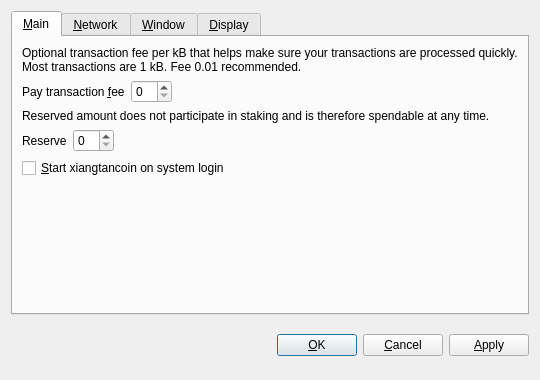
<?xml version="1.0" encoding="UTF-8"?>
<ui version="4.0">
 <class>OptionsDialog</class>
 <widget class="QDialog" name="OptionsDialog">
  <property name="geometry">
   <rect>
    <x>0</x>
    <y>0</y>
    <width>540</width>
    <height>380</height>
   </rect>
  </property>
  <property name="windowTitle">
   <string>Options</string>
  </property>
  <property name="modal">
   <bool>true</bool>
  </property>
  <layout class="QVBoxLayout" name="verticalLayout">
   <item>
    <widget class="QTabWidget" name="tabWidget">
     <property name="tabPosition">
      <enum>QTabWidget::North</enum>
     </property>
     <property name="currentIndex">
      <number>0</number>
     </property>
     <widget class="QWidget" name="tabMain">
      <attribute name="title">
       <string>&amp;Main</string>
      </attribute>
      <layout class="QVBoxLayout" name="verticalLayout_Main">
       <item>
        <widget class="QLabel" name="transactionFeeInfoLabel">
         <property name="text">
          <string>Optional transaction fee per kB that helps make sure your transactions are processed quickly. Most transactions are 1 kB. Fee 0.01 recommended.</string>
         </property>
         <property name="textFormat">
          <enum>Qt::PlainText</enum>
         </property>
         <property name="wordWrap">
          <bool>true</bool>
         </property>
        </widget>
       </item>
       <item>
        <layout class="QHBoxLayout" name="horizontalLayoutFee">
         <item>
          <widget class="QLabel" name="transactionFeeLabel">
           <property name="text">
            <string>Pay transaction &amp;fee</string>
           </property>
           <property name="textFormat">
            <enum>Qt::PlainText</enum>
           </property>
           <property name="buddy">
            <cstring>transactionFee</cstring>
           </property>
          </widget>
         </item>
         <item>
          <widget class="BitcoinAmountField" name="transactionFee"/>
         </item>
         <item>
          <spacer name="horizontalSpacerFee">
           <property name="orientation">
            <enum>Qt::Horizontal</enum>
           </property>
           <property name="sizeHint" stdset="0">
            <size>
             <width>40</width>
             <height>20</height>
            </size>
           </property>
          </spacer>
         </item>
        </layout>
       </item>
       <item>
        <widget class="QLabel" name="reserveBalanceInfoLabel">
         <property name="text">
          <string>Reserved amount does not participate in staking and is therefore spendable at any time.</string>
         </property>
         <property name="textFormat">
          <enum>Qt::PlainText</enum>
         </property>
         <property name="wordWrap">
          <bool>true</bool>
         </property>
        </widget>
       </item>
       <item>
        <layout class="QHBoxLayout" name="horizontalLayoutReserveBalance">
         <item>
          <widget class="QLabel" name="reserveBalanceLabel">
           <property name="text">
            <string>Reserve</string>
           </property>
           <property name="textFormat">
            <enum>Qt::PlainText</enum>
           </property>
           <property name="buddy">
            <cstring>reserveBalance</cstring>
           </property>
          </widget>
         </item>
         <item>
          <widget class="BitcoinAmountField" name="reserveBalance"/>
         </item>
         <item>
          <spacer name="horizontalSpacerReserveBalance">
           <property name="orientation">
            <enum>Qt::Horizontal</enum>
           </property>
           <property name="sizeHint" stdset="0">
            <size>
             <width>40</width>
             <height>20</height>
            </size>
           </property>
          </spacer>
         </item>
        </layout>
       </item>
       <item>
        <widget class="QCheckBox" name="bitcoinAtStartup">
         <property name="toolTip">
          <string>Automatically start xiangtancoin after logging in to the system.</string>
         </property>
         <property name="text">
          <string>&amp;Start xiangtancoin on system login</string>
         </property>
        </widget>
       </item>
       <item>
        <spacer name="verticalSpacer_Main">
         <property name="orientation">
          <enum>Qt::Vertical</enum>
         </property>
         <property name="sizeHint" stdset="0">
          <size>
           <width>20</width>
           <height>40</height>
          </size>
         </property>
        </spacer>
       </item>
      </layout>
     </widget>
     <widget class="QWidget" name="tabNetwork">
      <attribute name="title">
       <string>&amp;Network</string>
      </attribute>
      <layout class="QVBoxLayout" name="verticalLayout_Network">
       <item>
        <widget class="QCheckBox" name="mapPortUpnp">
         <property name="toolTip">
          <string>Automatically open the xiangtancoin client port on the router. This only works when your router supports UPnP and it is enabled.</string>
         </property>
         <property name="text">
          <string>Map port using &amp;UPnP</string>
         </property>
        </widget>
       </item>
       <item>
        <widget class="QCheckBox" name="connectSocks">
         <property name="toolTip">
          <string>Connect to the xiangtancoin network through a SOCKS proxy (e.g. when connecting through Tor).</string>
         </property>
         <property name="text">
          <string>&amp;Connect through SOCKS proxy:</string>
         </property>
        </widget>
       </item>
       <item>
        <layout class="QHBoxLayout" name="horizontalLayout_Network">
         <item>
          <widget class="QLabel" name="proxyIpLabel">
           <property name="text">
            <string>Proxy &amp;IP:</string>
           </property>
           <property name="textFormat">
            <enum>Qt::PlainText</enum>
           </property>
           <property name="buddy">
            <cstring>proxyIp</cstring>
           </property>
          </widget>
         </item>
         <item>
          <widget class="QValidatedLineEdit" name="proxyIp">
           <property name="maximumSize">
            <size>
             <width>140</width>
             <height>16777215</height>
            </size>
           </property>
           <property name="toolTip">
            <string>IP address of the proxy (e.g. 127.0.0.1)</string>
           </property>
          </widget>
         </item>
         <item>
          <widget class="QLabel" name="proxyPortLabel">
           <property name="text">
            <string>&amp;Port:</string>
           </property>
           <property name="textFormat">
            <enum>Qt::PlainText</enum>
           </property>
           <property name="buddy">
            <cstring>proxyPort</cstring>
           </property>
          </widget>
         </item>
         <item>
          <widget class="QLineEdit" name="proxyPort">
           <property name="maximumSize">
            <size>
             <width>55</width>
             <height>16777215</height>
            </size>
           </property>
           <property name="toolTip">
            <string>Port of the proxy (e.g. 9050)</string>
           </property>
          </widget>
         </item>
         <item>
          <widget class="QLabel" name="socksVersionLabel">
           <property name="text">
            <string>SOCKS &amp;Version:</string>
           </property>
           <property name="textFormat">
            <enum>Qt::PlainText</enum>
           </property>
           <property name="buddy">
            <cstring>socksVersion</cstring>
           </property>
          </widget>
         </item>
         <item>
          <widget class="QValueComboBox" name="socksVersion">
           <property name="toolTip">
            <string>SOCKS version of the proxy (e.g. 5)</string>
           </property>
          </widget>
         </item>
         <item>
          <spacer name="horizontalSpacer_Network">
           <property name="orientation">
            <enum>Qt::Horizontal</enum>
           </property>
           <property name="sizeHint" stdset="0">
            <size>
             <width>40</width>
             <height>20</height>
            </size>
           </property>
          </spacer>
         </item>
        </layout>
       </item>
       <item>
        <spacer name="verticalSpacer_Network">
         <property name="orientation">
          <enum>Qt::Vertical</enum>
         </property>
         <property name="sizeHint" stdset="0">
          <size>
           <width>20</width>
           <height>40</height>
          </size>
         </property>
        </spacer>
       </item>
      </layout>
     </widget>
     <widget class="QWidget" name="tabWindow">
      <attribute name="title">
       <string>&amp;Window</string>
      </attribute>
      <layout class="QVBoxLayout" name="verticalLayout_Window">
       <item>
        <widget class="QCheckBox" name="minimizeToTray">
         <property name="toolTip">
          <string>Show only a tray icon after minimizing the window.</string>
         </property>
         <property name="text">
          <string>&amp;Minimize to the tray instead of the taskbar</string>
         </property>
        </widget>
       </item>
       <item>
        <widget class="QCheckBox" name="minimizeOnClose">
         <property name="toolTip">
          <string>Minimize instead of exit the application when the window is closed. When this option is enabled, the application will be closed only after selecting Quit in the menu.</string>
         </property>
         <property name="text">
          <string>M&amp;inimize on close</string>
         </property>
        </widget>
       </item>
       <item>
        <spacer name="verticalSpacer_Window">
         <property name="orientation">
          <enum>Qt::Vertical</enum>
         </property>
         <property name="sizeHint" stdset="0">
          <size>
           <width>20</width>
           <height>40</height>
          </size>
         </property>
        </spacer>
       </item>
      </layout>
     </widget>
     <widget class="QWidget" name="tabDisplay">
      <attribute name="title">
       <string>&amp;Display</string>
      </attribute>
      <layout class="QVBoxLayout" name="verticalLayout_Display">
       <item>
        <layout class="QHBoxLayout" name="horizontalLayout_1_Display">
         <item>
          <widget class="QLabel" name="langLabel">
           <property name="text">
            <string>User Interface &amp;language:</string>
           </property>
           <property name="textFormat">
            <enum>Qt::PlainText</enum>
           </property>
           <property name="buddy">
            <cstring>lang</cstring>
           </property>
          </widget>
         </item>
         <item>
          <widget class="QValueComboBox" name="lang">
           <property name="toolTip">
            <string>The user interface language can be set here. This setting will take effect after restarting xiangtancoin.</string>
           </property>
          </widget>
         </item>
        </layout>
       </item>
       <item>
        <layout class="QHBoxLayout" name="horizontalLayout_2_Display">
         <item>
          <widget class="QLabel" name="unitLabel">
           <property name="text">
            <string>&amp;Unit to show amounts in:</string>
           </property>
           <property name="textFormat">
            <enum>Qt::PlainText</enum>
           </property>
           <property name="buddy">
            <cstring>unit</cstring>
           </property>
          </widget>
         </item>
         <item>
          <widget class="QValueComboBox" name="unit">
           <property name="toolTip">
            <string>Choose the default subdivision unit to show in the interface and when sending coins.</string>
           </property>
          </widget>
         </item>
        </layout>
       </item>
       <item>
        <widget class="QCheckBox" name="displayAddresses">
         <property name="toolTip">
          <string>Whether to show xiangtancoin addresses in the transaction list or not.</string>
         </property>
         <property name="text">
          <string>&amp;Display addresses in transaction list</string>
         </property>
        </widget>
       </item>
       <item>
        <widget class="QCheckBox" name="coinControlFeatures">
         <property name="toolTip">
          <string>Whether to show coin control features or not.</string>
         </property>
         <property name="text">
          <string>Display coin &amp;control features (experts only!)</string>
         </property>
        </widget>
       </item>
       <item>
        <spacer name="verticalSpacer_Display">
         <property name="orientation">
          <enum>Qt::Vertical</enum>
         </property>
         <property name="sizeHint" stdset="0">
          <size>
           <width>20</width>
           <height>40</height>
          </size>
         </property>
        </spacer>
       </item>
      </layout>
     </widget>
    </widget>
   </item>
   <item>
    <layout class="QHBoxLayout" name="horizontalLayout_Buttons">
     <item>
      <spacer name="horizontalSpacer_1">
       <property name="orientation">
        <enum>Qt::Horizontal</enum>
       </property>
       <property name="sizeHint" stdset="0">
        <size>
         <width>40</width>
         <height>48</height>
        </size>
       </property>
      </spacer>
     </item>
     <item>
      <widget class="QLabel" name="statusLabel">
       <property name="font">
        <font>
         <weight>75</weight>
         <bold>true</bold>
        </font>
       </property>
       <property name="text">
        <string/>
       </property>
       <property name="textFormat">
        <enum>Qt::PlainText</enum>
       </property>
       <property name="wordWrap">
        <bool>true</bool>
       </property>
      </widget>
     </item>
     <item>
      <spacer name="horizontalSpacer_2">
       <property name="orientation">
        <enum>Qt::Horizontal</enum>
       </property>
       <property name="sizeHint" stdset="0">
        <size>
         <width>40</width>
         <height>48</height>
        </size>
       </property>
      </spacer>
     </item>
     <item>
      <widget class="QPushButton" name="okButton">
       <property name="text">
        <string>&amp;OK</string>
       </property>
      </widget>
     </item>
     <item>
      <widget class="QPushButton" name="cancelButton">
       <property name="text">
        <string>&amp;Cancel</string>
       </property>
       <property name="autoDefault">
        <bool>false</bool>
       </property>
      </widget>
     </item>
     <item>
      <widget class="QPushButton" name="applyButton">
       <property name="text">
        <string>&amp;Apply</string>
       </property>
       <property name="autoDefault">
        <bool>false</bool>
       </property>
      </widget>
     </item>
    </layout>
   </item>
  </layout>
 </widget>
 <customwidgets>
  <customwidget>
   <class>BitcoinAmountField</class>
   <extends>QSpinBox</extends>
   <header>bitcoinamountfield.h</header>
  </customwidget>
  <customwidget>
   <class>QValueComboBox</class>
   <extends>QComboBox</extends>
   <header>qvaluecombobox.h</header>
  </customwidget>
  <customwidget>
   <class>QValidatedLineEdit</class>
   <extends>QLineEdit</extends>
   <header>qvalidatedlineedit.h</header>
  </customwidget>
 </customwidgets>
 <resources/>
 <connections/>
</ui>
